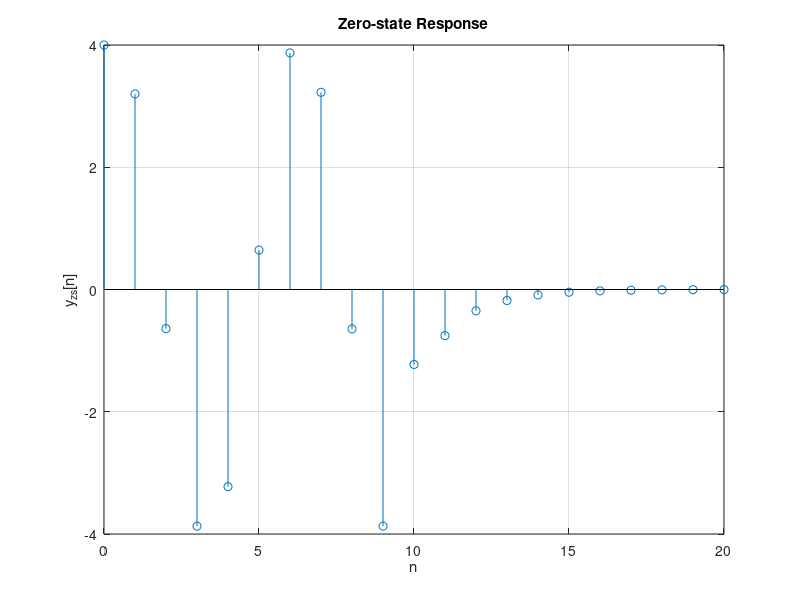

The MATLAB script that drew this image:
% C. Zero-state Response

n = 0:20; % Range for plotting
u = @(n) (n >= 0) * 1.0 .* (mod(n,1)==0); % Unit step function
x = @(n) 2*cos((2/6)*pi*n).*(u(n) - u(n-10)); % Input function

b = [2]; % Numerator coefficients
a = [1, -3/10, -1/10]; % Denominator coefficients

y_zs = filter(b,a,x(n)); % Zero-state response
stem(n,y_zs)
title('Zero-state Response');
grid;
xlabel('n');
ylabel('y_{zs}[n]');
